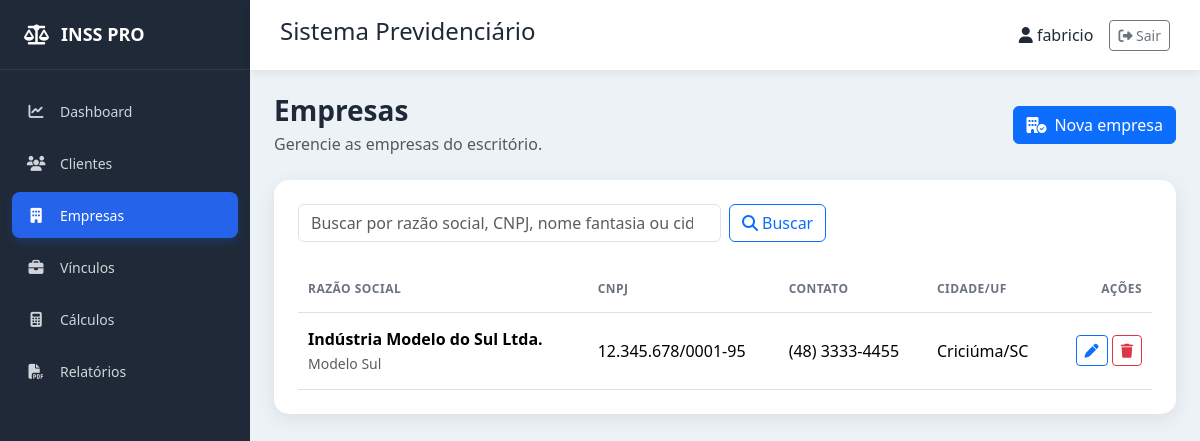
Screenshot of /empresas/ (signed in) with the database file from the repository.
### empresas/models.py (models this page shows, shortened)
class Empresa(models.Model):
    razao_social = models.CharField(max_length=200)
    nome_fantasia = models.CharField(max_length=200, blank=True)
    cnpj = models.CharField(max_length=18, unique=True)
    inscricao_estadual = models.CharField(max_length=30, blank=True)
    telefone = models.CharField(max_length=20, blank=True)
    email = models.EmailField(blank=True)
    cep = models.CharField(max_length=10, blank=True)
    endereco = models.CharField(max_length=200, blank=True)
    numero = models.CharField(max_length=10, blank=True)
    complemento = models.CharField(max_length=100, blank=True)
    bairro = models.CharField(max_length=100, blank=True)
    cidade = models.CharField(max_length=100, blank=True)
    estado = models.CharField(max_length=2, blank=True)
    observacoes = models.TextField(blank=True)
    criado_em = models.DateTimeField(auto_now_add=True)
    atualizado_em = models.DateTimeField(auto_now=True)
    class Meta:
        ordering = ["razao_social"]
        verbose_name = "Empresa"
        verbose_name_plural = "Empresas"

### empresas/views.py (the view)
# urls.py: path("empresas/", views.lista, name="lista"),
def lista(request):
    termo = request.GET.get("q", "").strip()
    empresas = Empresa.objects.all()
    if termo:
        empresas = empresas.filter(Q(razao_social__icontains=termo) | Q(nome_fantasia__icontains=termo) | Q(cnpj__icontains=termo) | Q(cidade__icontains=termo))
    return render(request, "empresas/lista.html", {"empresas": empresas, "termo": termo})

### templates/empresas/lista.html (shortened to what this page needs)
{% extends "base.html" %}
{% block content %}
<div class="page-header d-flex flex-wrap justify-content-between align-items-center gap-3 mb-4"><div><h1 class="h3 mb-1">Empresas</h1><p class="text-muted mb-0">Gerencie as empresas do escritório.</p></div><a href="{% url 'empresas:cadastrar' %}" class="btn btn-primary"><i class="fa-solid fa-building-circle-check me-2"></i>Nova empresa</a></div>
<div class="card content-card"><div class="card-body p-4"><form method="get" class="row g-2 mb-4"><div class="col-md-8 col-lg-6"><input type="search" name="q" value="{{ termo }}" class="form-control" placeholder="Buscar por razão social, CNPJ, nome fantasia ou cidade"></div><div class="col-auto"><button class="btn btn-outline-primary" type="submit"><i class="fa-solid fa-magnifying-glass me-1"></i>Buscar</button></div>{% if termo %}<div class="col-auto"><a href="{% url 'empresas:lista' %}" class="btn btn-outline-secondary">Limpar</a></div>{% endif %}</form><div class="table-responsive"><table class="table align-middle mb-0"><thead><tr><th>Razão social</th><th>CNPJ</th><th>Contato</th><th>Cidade/UF</th><th class="text-end">Ações</th></tr></thead><tbody>{% for empresa in empresas %}<tr><td><strong>{{ empresa.razao_social }}</strong><br><small class="text-muted">{{ empresa.nome_fantasia|default:"Sem nome fantasia" }}</small></td><td>{{ empresa.cnpj }}</td><td>{{ empresa.telefone|default:empresa.email|default:"Não informado" }}</td><td>{% if empresa.cidade %}{{ empresa.cidade }}{% if empresa.estado %}/{{ empresa.estado }}{% endif %}{% else %}—{% endif %}</td><td class="text-end text-nowrap"><a href="{% url 'empresas:editar' empresa.pk %}" class="btn btn-sm btn-outline-primary" aria-label="Editar {{ empresa.razao_social }}"><i class="fa-solid fa-pen"></i></a> <a href="{% url 'empresas:excluir' empresa.pk %}" class="btn btn-sm btn-outline-danger" aria-label="Excluir {{ empresa.razao_social }}"><i class="fa-solid fa-trash"></i></a></td></tr>{% empty %}<tr><td colspan="5" class="text-center py-5 text-muted"><i class="fa-solid fa-building fs-2 d-block mb-2"></i>{% if termo %}Nenhuma empresa encontrada para a busca.{% else %}Nenhuma empresa cadastrada ainda.{% endif %}</td></tr>{% endfor %}</tbody></table></div></div></div>
{% endblock %}

### templates/navbar.html (shortened to what this page needs)
<div class="topbar">
    <h4>Sistema Previdenciário</h4>
    <div class="d-flex align-items-center gap-3">
        <span>
            <i class="fa-solid fa-user"></i>
            {{ request.user.username }}
        </span>
        <form method="post" action="{% url 'logout' %}" class="m-0">
            <button type="submit"
                    class="btn btn-outline-secondary btn-sm">
                <i class="fa-solid fa-right-from-bracket"></i>
                Sair
            </button>
        </form>
    </div>
</div>

### static/css/style.css (style rules this page uses)
* { margin: 0; padding: 0; box-sizing: border-box; }
body { font-family: "Segoe UI", Arial, sans-serif; background: #edf2f7; color: #1f2937; }
.topbar { height: 70px; background: white; box-shadow: 0 2px 10px rgba(0, 0, 0, 0.08); display: flex; align-items: center; justify-content: space-between; padding: 0 30px; }
.page-header h1 { font-weight: 700; }
.content-card { border: none; border-radius: 15px; box-shadow: 0 5px 20px rgba(0, 0, 0, 0.08); }
.content-card .table thead th { color: #6b7280; font-size: 12px; text-transform: uppercase; letter-spacing: .04em; border-bottom-width: 1px; }
.content-card .table td, .content-card .table th { padding: 14px 10px; }

### rows the page displays
Empresa: razao_social "Indústria Modelo do Sul Ltda.", nome_fantasia "Modelo Sul", cnpj "12.345.678/0001-95", telefone "(48) 3333-4455", cidade "Criciúma", estado "SC"

### other values shown
{{ request.user.username }} "fabricio"
